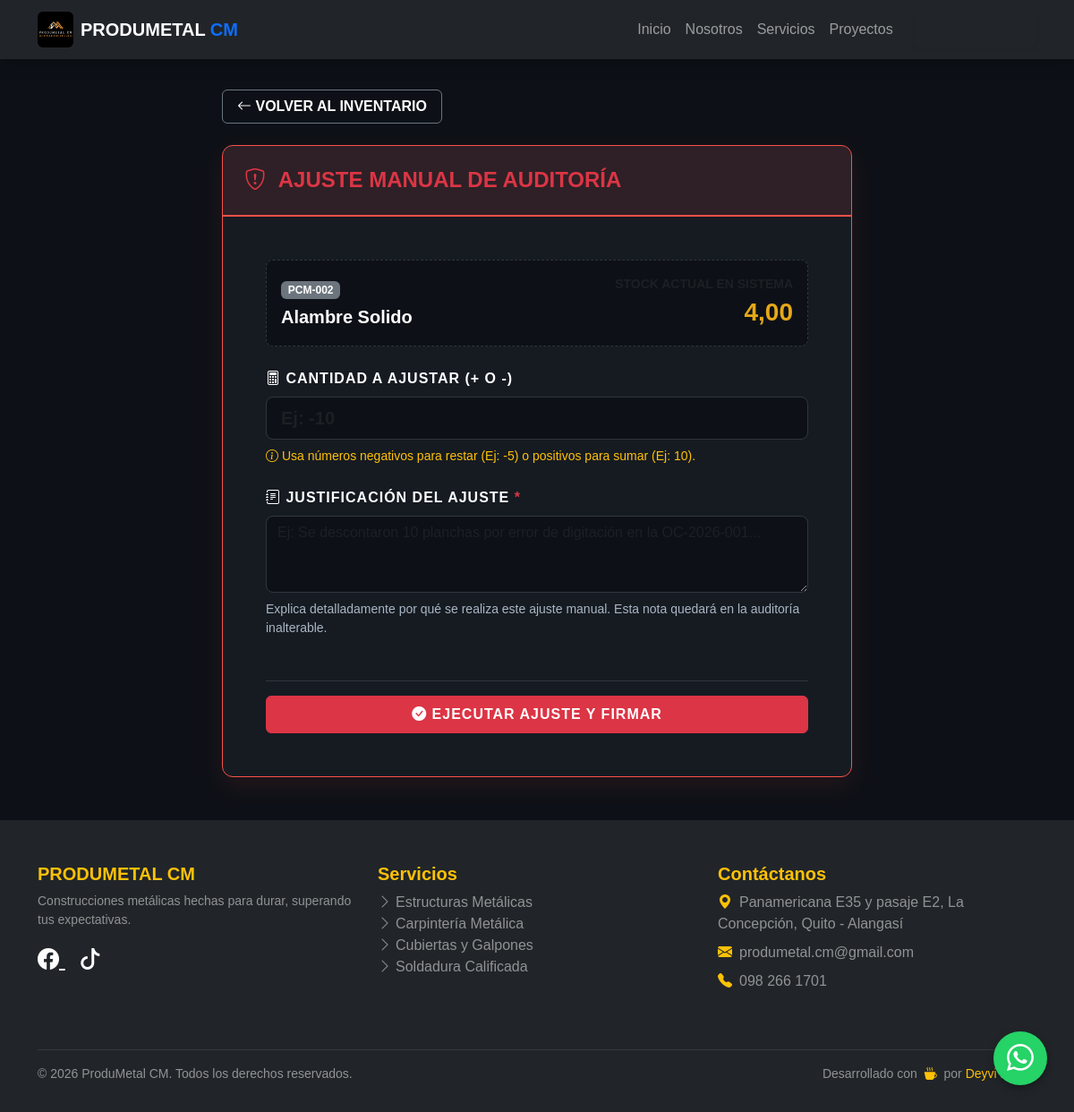
/erp/inventario/ajustar/3/ (signed in), run on the app's committed database.
### web/models.py (models this page shows, shortened)
class Material(models.Model):
    TIPO_CATEGORIA = [
        ('MATERIAL', 'Material Estructural / Acero'),
        ('CONSUMIBLE', 'Consumible / Herramienta Menor'),
    ]
    sku = models.CharField(max_length=50, unique=True, verbose_name="Código/SKU")
    nombre = models.CharField(max_length=200)
    tipo = models.CharField(max_length=20, choices=TIPO_CATEGORIA, default='MATERIAL') # <-- NUEVO FILTRO
    descripcion = models.TextField(blank=True, null=True)
    stock_actual = models.DecimalField(max_digits=10, decimal_places=2, default=0.00)
    stock_minimo = models.DecimalField(max_digits=10, decimal_places=2, default=5.00, help_text="Umbral para alertas")
    ubicacion = models.CharField(max_length=100, help_text="Ej. Pasillo A, Estante 3")
    is_active = models.BooleanField(default=True)
    class Meta:
        verbose_name_plural = "Inventario (Materiales y Consumibles)"

### web/views.py (the view)
# urls.py: path('erp/inventario/ajustar/<int:material_id>/', views.realizar_ajuste, name='realizar_ajuste'),
@login_required(login_url='login')
@user_passes_test(es_admin, login_url='dashboard_erp')
def realizar_ajuste(request, material_id):
    material = get_object_or_404(Material, id=material_id)
    if request.method == 'POST':
        form = AjusteInventarioForm(request.POST)
        if form.is_valid():
            cantidad_ajuste = form.cleaned_data['cantidad_ajuste']
            observaciones = form.cleaned_data['observaciones']
            with transaction.atomic():
                material.stock_actual += cantidad_ajuste
                material.save()
                MovimientoInventario.objects.create(
                    material=material, tipo='AJUSTE', cantidad=cantidad_ajuste,
                    responsable=request.user, observaciones=observaciones
                )
            messages.success(request, f'¡Ajuste de {cantidad_ajuste} aplicado a {material.sku}!')
            return redirect('inventario_actual')
    else:
        form = AjusteInventarioForm()
    return render(request, 'web/erp/ajustar_inventario.html', {
        'form': form, 'material': material, 'rol': 'Administrador'
    })

### web/forms.py
class AjusteInventarioForm(forms.Form):
    cantidad_ajuste = forms.DecimalField(
        max_digits=10, decimal_places=2,
        label="Cantidad a Ajustar (+ o -)",
        help_text="Usa números negativos para restar (Ej: -5) o positivos para sumar (Ej: 10).",
        widget=forms.NumberInput(attrs={'class': 'form-control form-control-lg fw-bold', 'placeholder': 'Ej: -10'})
    )
    observaciones = forms.CharField(
        widget=forms.Textarea(attrs={'class': 'form-control', 'rows': 3, 'placeholder': 'Ej: Se descontaron 10 planchas por error de digitación en la OC-2026-001...'}),
        label="Justificación del Ajuste",
        required=True, # ¡ESTO ES CLAVE! No pueden hacer un ajuste sin explicar por qué
        help_text="Explica detalladamente por qué se realiza este ajuste manual. Esta nota quedará en la auditoría inalterable."
    )

### web/views.py (called while the page is built)
def es_admin(user):
    return user.is_superuser

### web/templates/web/erp/ajustar_inventario.html (shortened to what this page needs)
{% extends 'web/base.html' %}
{% load static %}
{% block content %}
<div class="container-fluid px-3 px-xl-5 erp-container mb-5">
    <div class="d-flex align-items-center gap-3 mb-4">
        <a href="{% url 'inventario_actual' %}" class="btn btn-outline-secondary btn-minimal text-white px-3" style="font-family: var(--font-display); font-weight: 700; text-transform: uppercase;">
            <i class="bi bi-arrow-left"></i> Volver al Inventario
        </a>
    </div>
    <div class="card card-ajuste">
        <div class="card-header-ajuste">
            <h4 class="mb-0 text-danger" style="font-family: var(--font-display); font-weight: 800; text-transform: uppercase;">
                <i class="bi bi-shield-exclamation me-2"></i> Ajuste Manual de Auditoría
            </h4>
        </div>
        <div class="card-body p-4 p-md-5">
            <div class="info-material">
                <div>
                    <span class="badge bg-secondary mb-2">{{ material.sku }}</span>
                    <h5 class="fw-bold mb-0 text-white">{{ material.nombre }}</h5>
                </div>
                <div class="text-end">
                    <div class="text-muted small text-uppercase fw-bold">Stock Actual en Sistema</div>
                    <div class="fs-3 fw-bold" style="font-family: var(--font-display); color: var(--pm-amber);">{{ material.stock_actual }}</div>
                </div>
            </div>
            <form method="POST">
                <div class="mb-4">
                    <label class="form-label text-white"><i class="bi bi-calculator"></i> {{ form.cantidad_ajuste.label }}</label>
                    {{ form.cantidad_ajuste }}
                    <div class="form-text mt-2 text-warning"><i class="bi bi-info-circle"></i> {{ form.cantidad_ajuste.help_text }}</div>
                </div>
                <div class="mb-5">
                    <label class="form-label text-white"><i class="bi bi-journal-text"></i> {{ form.observaciones.label }} <span class="text-danger">*</span></label>
                    {{ form.observaciones }}
                    <div class="form-text mt-2" style="color: var(--pm-text-muted);">{{ form.observaciones.help_text }}</div>
                </div>
                <div class="d-flex flex-column flex-md-row gap-3 pt-3 border-top" style="border-color: var(--pm-border) !important;">
                    <button type="submit" class="btn btn-danger w-100 w-md-auto py-2 px-4" style="font-family: var(--font-display); font-weight: 700; text-transform: uppercase; letter-spacing: 1px;">
                        <i class="bi bi-check-circle-fill"></i> Ejecutar Ajuste y Firmar
                    </button>
                </div>
            </form>
        </div>
    </div>
</div>
{% endblock %}

### web/static/web/css/estilos.css (style rules this page uses)
body { padding-top: 70px; font-family: 'Segoe UI', Tahoma, Geneva, Verdana, sans-serif; }

### web/templates/web/erp/ajustar_inventario.html (style rules this page uses)
:root { --pm-bg: #0d1117; --pm-surface: #161b22; --pm-border: #30363d; --pm-text: #ffffff; --pm-text-muted: #aab6c4; --pm-amber: #e6a817; --pm-red: #f85149; --font-display: 'Barlow Condensed', sans-serif; --font-body: 'Barlow', sans-serif; }
body { background-color: var(--pm-bg) !important; color: var(--pm-text) !important; font-family: var(--font-body); }
.erp-container { margin-top: 30px; max-width: 800px; }
.card-ajuste { background: var(--pm-surface); border: 1px solid var(--pm-red); border-radius: 12px; box-shadow: 0 10px 30px rgba(248,81,73,0.1); overflow: hidden; }
.card-header-ajuste { background: rgba(248,81,73,0.1); border-bottom: 2px solid var(--pm-red); padding: 1.5rem; }
.form-control { background-color: var(--pm-bg) !important; border: 1px solid var(--pm-border) !important; color: var(--pm-text) !important; font-family: var(--font-body); border-radius: 8px; }
.form-label { font-family: var(--font-display); font-weight: 700; color: var(--pm-text-muted); font-size: 1rem; text-transform: uppercase; letter-spacing: 1px; }
.info-material { background: var(--pm-bg); border: 1px dashed var(--pm-border); border-radius: 8px; padding: 1rem; margin-bottom: 1.5rem; display: flex; justify-content: space-between; align-items: center; }

### data on the page
Material: sku "PCM-002", nombre "Alambre Solido", stock_actual "4,00"
